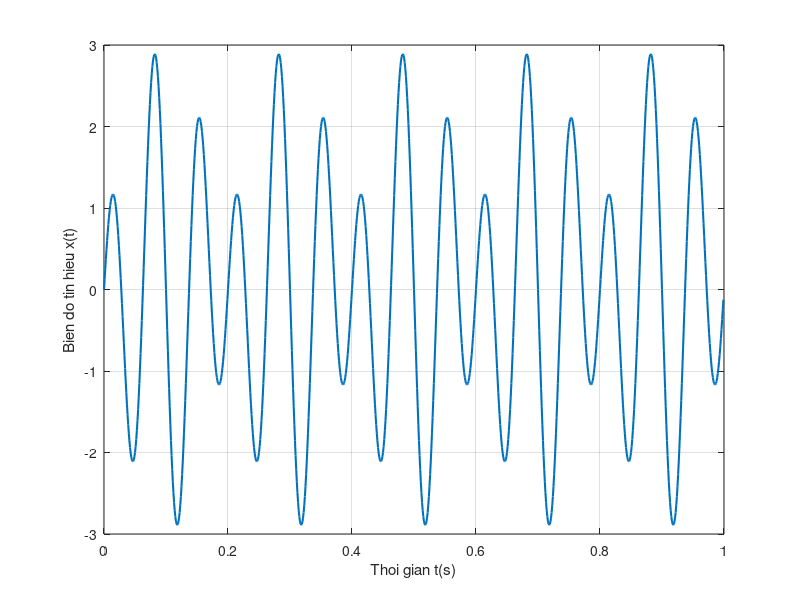
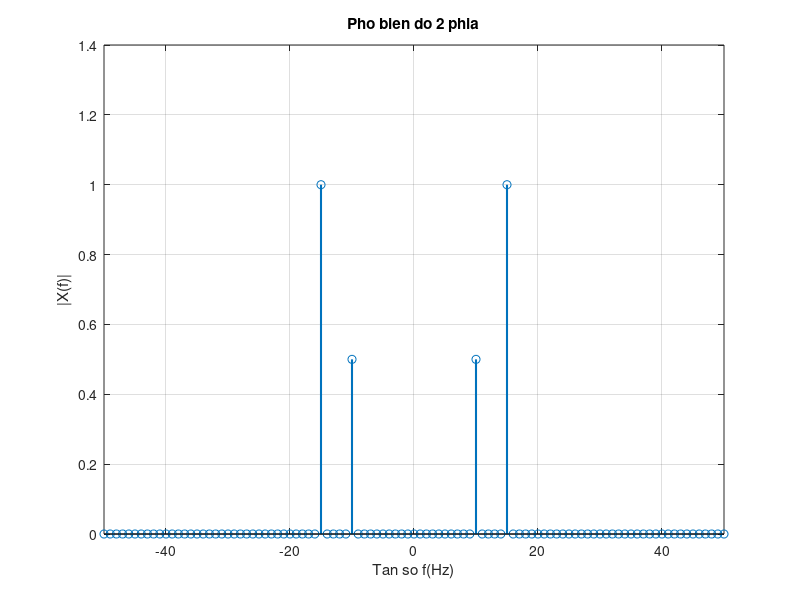

The MATLAB script that drew these images, in order:
clc; clear;

% Thiet lap cac thong so
fs = 1000;      % Tan so lay mau
ts = 1 / fs;    % Chu ky lay mau
T_total = 1;    % Tong thoi gian lay mau
t = 0:ts:T_total - ts;
x = cos(20*pi*t + pi / 2) + 2*sin(30*pi*t);

% a. Mo phong tin hieu trong mien thoi gian
figure;
plot(t, x, 'LineWidth', 1.5);
grid on;
xlabel('Thoi gian t(s)');
ylabel('Bien do tin hieu x(t)');
xlim([0 T_total]);

% b. Bien doi Fourier
N = length(x);      % So dien lay mau (So diem FFT)
df = fs / N;        % Do phan giai tan so (Kc giua 2 vach pho)

x_fft = fft(x);
% Dịch phổ về đối xứng qua gốc 0 [-fs/2 fs/2]
x_fft_shift = fftshift(x_fft);

% Tinh bien do pho
pho_bien_do_2_phia = abs(x_fft_shift) / N;

% Tao truc tan so
f_2_phia = -fs/2:df:fs/2-df;

% c. Ve tin hieu trong mien tan so
figure;
stem(f_2_phia, pho_bien_do_2_phia, 'LineWidth', 1.5);
grid on;
xlabel('Tan so f(Hz)');
ylabel('|X(f)|');
title('Pho bien do 2 phia');
xlim([-50 50]);
